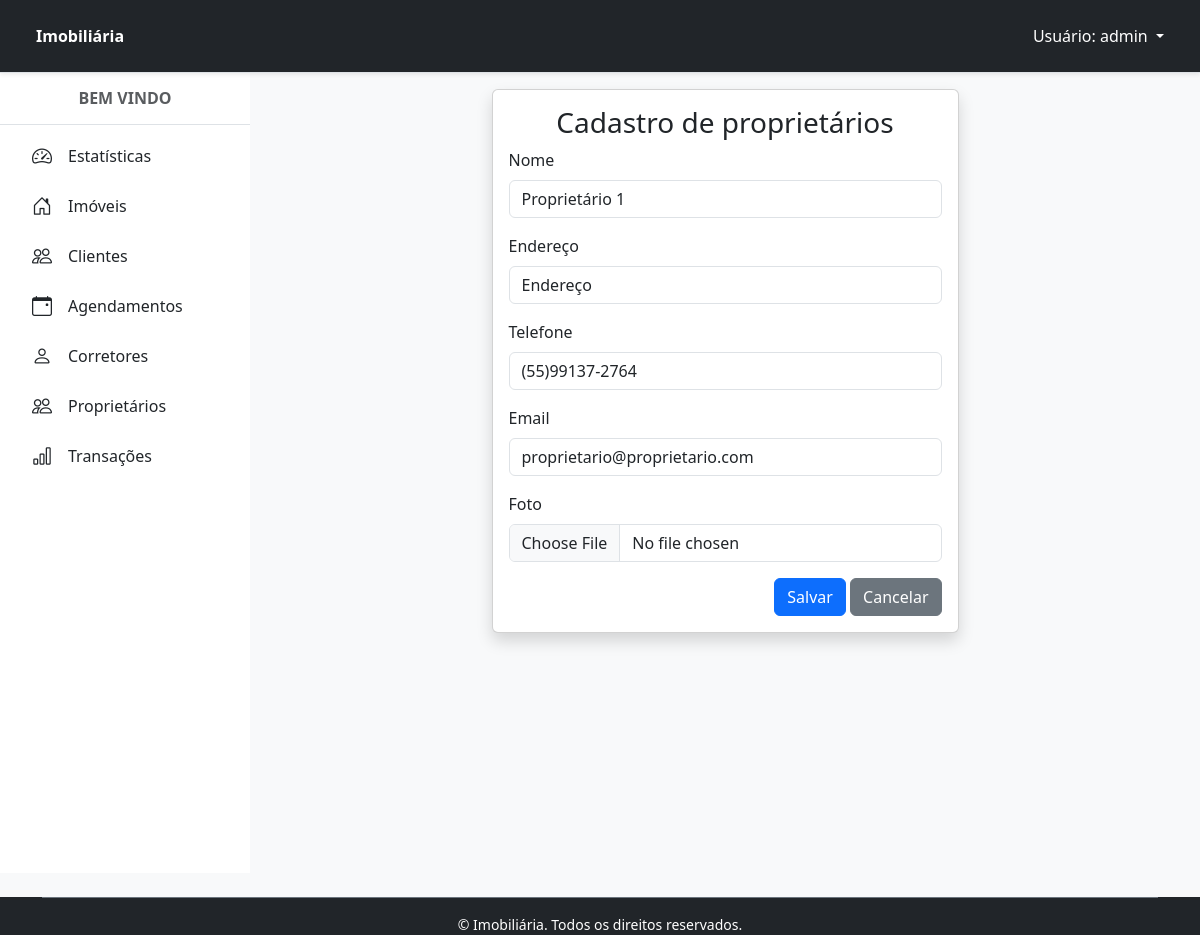
/proprietario/3/editar/ (signed in), run on the app's committed database.
### proprietarios/models.py (models this page shows, shortened)
class Proprietario(Pessoa):
    codigoProprietario = models.CharField('Código do Proprietário', max_length=10, unique=True)

### proprietarios/views.py (the view)
# urls.py: path('proprietario/<int:pk>/editar/', ProprietarioUpdateView.as_view(), name='proprietario_editar'),
class ProprietarioUpdateView(PermissionRequiredMixin, SuccessMessageMixin, UpdateView):
    permission_required = 'proprietarios.change_proprietario'
    permission_denied_message = 'Você não tem permissão para acessar essa página.'
    model = Proprietario
    form_class = ProprietarioModelForm
    template_name = 'proprietario_form.html'
    success_url = reverse_lazy('proprietario')
    success_message = 'Proprietario alterado com sucesso!'

### proprietarios/forms.py (shortened to what this page needs)
class ProprietarioModelForm(forms.ModelForm):
    class Meta:
        model = Proprietario
        fields = ['nome', 'endereco', 'telefone', 'email', 'foto']
        error_messages = {
            'nome': {'required': 'O nome do Proprietario é um campo obrigatório'},
            'endereco': {'required': 'O endereço do Proprietario é um campo obrigatório'},
            'telefone': {'required': 'O número do telefone é um campo obrigatório'},
            'email': {'required': 'O e-mail do Proprietario é um campo obrigatório',
                'invalid': 'Formato inválido para o e-mail. Exemplo de formato válido: fulano@dominio.com',
            }
        }

### proprietarios/templates/proprietario_form.html (shortened to what this page needs)
{% extends 'principal.html' %}
{% load django_bootstrap5 %}
{% block content %}
    <div class="card shadow m-3 col-md-6 mx-auto">
        <div class="card-body">
            <div class="row">
                <h3 class="text-center">Cadastro de proprietários</h3>
                <form method="POST" enctype="multipart/form-data">
                    {% bootstrap_form form %}
                    <div class="text-end">
                        {% bootstrap_button button_type="submit" content="Salvar" %}
                        <a href="{% url 'proprietario' %}" class="btn btn-secondary text-white" type="button">
                            <span class="text">Cancelar</span>
                        </a>
                    </div>
                </form>
            </div>
        </div>
    </div>
{% endblock %}

### home/templates/navbar.html (shortened to what this page needs)
<header class="bg-dark border-bottom py-3 px-4 sticky-top shadow-sm">
  <div class="container-fluid">
    <div class="d-flex justify-content-between align-items-center">
      {% if request.user.is_authenticated %}
        <div class="d-flex align-items-center gap-2">
          <span class="fw-bold text-white">Imobiliária</span>
        </div>
        <ul class="navbar-nav">
          <li class="nav-item dropdown">
            <a class="nav-link dropdown-toggle text-white" href="#" id="navbarLogin" role="button" data-bs-toggle="dropdown" aria-expanded="false">
              Usuário: {{ request.user.username }}
            </a>
          </li>
        </ul>
      {% endif %}
    </div>
  </div>
</header>

### data on the page
Proprietario: nome "Proprietário 1", endereco "Endereço", telefone "(55)99137-2764", email "proprietario@proprietario.com"

### other printed values
{{ request.user.username }} "admin"
